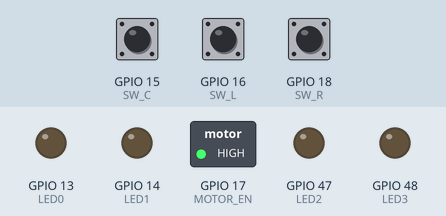
Simulated run of this sketch. Board: ESP32. Parts: switched loads named in the sketch (green lamp = pin HIGH), output pins drawn as LEDs (lit = HIGH). The test bench sets the inputs (shaded band); at power-on: GPIO 15 (SW_C) HIGH, GPIO 16 (SW_L) HIGH, GPIO 18 (SW_R) HIGH. Pins used as bus, display or sensor lines are not drawn.

Above: at 1.2 s.
1.3 s: GPIO 15 (SW_C) pulled LOW for 0.15 s
At 2.1 s:
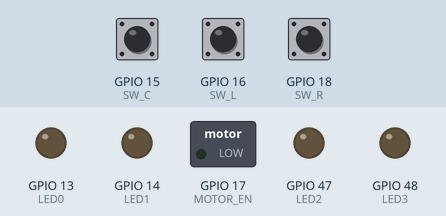
At 2.9 s:
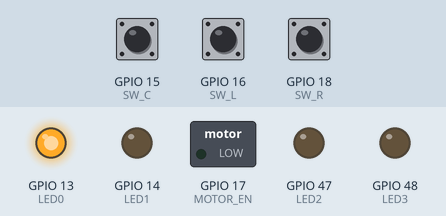
Timing chart, 0 to 4.4 s (numbered marks = the images above; inputs shaded):
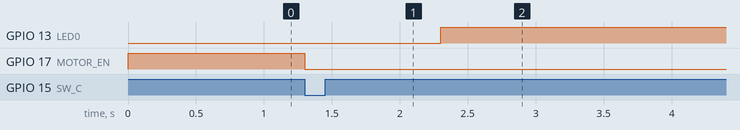

The sketch:

pico_classic_v4_STEP5_Straight.ino
```cpp
// (licence header left out)
#include "SPI.h"
#include "TMC5240.h"
#include "run.h"

#define LED0 13
#define LED1 14
#define LED2 47
#define LED3 48

#define SW_L 16
#define SW_R 18
#define SW_C 15

#define MOTOR_EN 17

#define SPI_CLK 39
#define SPI_MOSI 42
#define SPI_MISO 41
#define SPI_CS_L 40  //左モータ
#define SPI_CS_R 3   //右モータ
#define SPI_CS_J 46  //ジャイロ

#define TIRE_DIAMETER (48.00)
#define PULSE TMC5240_PULSE

#define MIN_SPEED 30

hw_timer_t * g_timer0 = NULL;

portMUX_TYPE g_timer_mux = portMUX_INITIALIZER_UNLOCKED;

//割り込み
//目標値の更新周期1kHz
void IRAM_ATTR onTimer0(void)
{
  portENTER_CRITICAL_ISR(&g_timer_mux);  //割り込み禁止
  controlInterrupt();
  portEXIT_CRITICAL_ISR(&g_timer_mux);  //割り込み許可
}

void setup()
{
  // put your setup code here, to run once:
  pinMode(LED0, OUTPUT);
  pinMode(LED1, OUTPUT);
  pinMode(LED2, OUTPUT);
  pinMode(LED3, OUTPUT);

  pinMode(SW_L, INPUT_PULLUP);
  pinMode(SW_C, INPUT_PULLUP);
  pinMode(SW_R, INPUT_PULLUP);

  //motor disable
  pinMode(MOTOR_EN, OUTPUT);
  digitalWrite(MOTOR_EN, HIGH);

  g_timer0 = timerBegin(1000000);  //1MHz(1us)
  timerAttachInterrupt(g_timer0, &onTimer0);
  timerAlarm(g_timer0, 1000, true, 0);  //1000 * 1us =1000us(1kHz)
  timerStart(g_timer0);

  digitalWrite(MOTOR_EN, LOW);
  delay(1);
  g_tmc5240.init();
  digitalWrite(MOTOR_EN, HIGH);
}

void loop()
{
  // put your main code here, to run repeatedly:
  while (digitalRead(SW_L) & digitalRead(SW_C) & digitalRead(SW_R)) {
    continue;
  }
  digitalWrite(MOTOR_EN, LOW);
  delay(1000);
  digitalWrite(LED0, HIGH);
  g_run.accelerate(90, 350);
  digitalWrite(LED1, HIGH);
  digitalWrite(LED2, HIGH);
  g_run.oneStep(180, 350);
  digitalWrite(LED3, HIGH);
  g_run.decelerate(90, 350);
  digitalWrite(LED0, LOW);
  digitalWrite(LED1, LOW);
  digitalWrite(LED2, LOW);
  digitalWrite(LED3, LOW);
  delay(1000);
  digitalWrite(MOTOR_EN, HIGH);
}
```

TMC5240.h
```cpp
// (licence header left out)
#ifndef TMC5240_H_
#define TMC5240_H_

#define TMC5240_READ 0x00
#define TMC5240_WRITE 0x80

//General Configuration Register
#define TMC5240_GCONF 0x00
#define TMC5240_GSTAT 0x01
#define TMC5240_IFCNT 0x02  //read only
#define TMC5240_NODECONFIG 0x03
#define TMC5240_IOIN 0x04
#define TMC5240_XCOMPARE 0x05
#define TMC5240_XCOMPARE_REPEAT 0x06
#define TMC5240_DRV_CONF 0x0A
#define TMC5240_GLOBAL_SCALER 0x0B

//Velocity Dependent Configuration Registers
#define TMC5240_IHOLD_IRUN 0x10
#define TMC5240_TPOWERDOWN 0x11
#define TMC5240_TSTEP 0x12
#define TMC5240_TPWMTHRS 0x13
#define TMC5240_TCOOLTHRS 0x14
#define TMC5240_THIGH 0x15

//Ramp Generator Registers
#define TMC5240_RAMPMODE 0x20
#define TMC5240_XACTUAL 0x21
#define TMC5240_VACTUAL 0x22  //Read only
#define TMC5240_VSTART 0x23
#define TMC5240_A1 0x24
#define TMC5240_V1 0x25
#define TMC5240_AMAX 0x26
#define TMC5240_VMAX 0x27
#define TMC5240_DMAX 0x28
#define TMC5240_D1 0x2A
#define TMC5240_VSTOP 0x2B
#define TMC5240_TZEROWAIT 0x2C
#define TMC5240_XTARGET 0x2D
#define TMC5240_V2 0x2E
#define TMC5240_A2 0x2F

//Ramp Generator Driver Feature Control Registers
#define TMC5240_VDCMIN 0x33
#define TMC5240_SW_MODE 0x34
#define TMC5240_RAMP_STAT 0x35
#define TMC5240_XLATCH 0x36

//Encoder Registgers
#define TMC5240_ENCMODE 0x38
#define TMC5240_X_ENC 0x39
#define TMC5240_ENC_CONST 0x3A
#define TMC5240_ENC_STATUS 0x3B
#define TMC5240_ENC_LATCH 0x3C
#define TMC5240_ENC_DEVIATION 0x3D
#define TMC5240_VIRTUAL_STOP_L 0x3E
#define TMC5240_VIRTUAL_STOP_R 0x3F

//ADC Registers
#define TMC5240_ADC_VSUPPLY 0x50
#define TMC5240_ADC_TEMP 0x51
#define TMC5240_OTW_OV_VTH 0x52

//Motor Driver Registers
#define TMC5240_MSLUT_0 0x60
#define TMC5240_MSLUT_1 0x61
#define TMC5240_MSLUT_2 0x62
#define TMC5240_MSLUT_3 0x63
#define TMC5240_MSLUT_4 0x64
#define TMC5240_MSLUT_5 0x65
#define TMC5240_MSLUT_6 0x66
#define TMC5240_MSLUT_7 0x67
#define TMC5240_MSLUTSEL 0x68
#define TMC5240_MSLUTSTART 0x69
#define TMC5240_MSCNT 0x6A
#define TMC5240_MSCURACT 0x6B
#define TMC5240_CHOPCONG 0x6C
#define TMC5240_COOLCONF 0x6D
#define TMC5240_DCCTRL 0x6E
#define TMC5240_DRVSTATUS 0x6F
#define TMC5240_PWMCONF 0x70
#define TMC5240_PWM_SCALE 0x71
#define TMC5240_PWM_AUTO 0x72
#define TMC5240_SG4_THRS 0x74
#define TMC5240_SG4_RESULT 0x75
#define TMC5240_SG4_IND 0x76

#define microstep 16

#define TMC5240_PULSE (TIRE_DIAMETER * PI / (200.0 * microstep))
#define TMC5240_VELOCITY (TMC5240_PULSE * 0.787)  //13200000/2/2^23=0.787 +50c

class TMC5240
{
private:
public:
  unsigned int readXactual(void);
  void write(unsigned char add, unsigned int data_l, unsigned int data_r);
  void init(void);
};

extern TMC5240 g_tmc5240;

#endif  // TMC5240_H_
```

TMC5240.ino
```cpp
// (licence header left out)
#include "TMC5240.h"

TMC5240 g_tmc5240;

portMUX_TYPE timerMux2 = portMUX_INITIALIZER_UNLOCKED;

unsigned int TMC5240::readXactual(void)
{
  unsigned char spi_write_read_data[10];

  unsigned int data_r, data_l;

  spi_write_read_data[0] = TMC5240_XACTUAL | TMC5240_READ;
  spi_write_read_data[1] = 0xff;
  spi_write_read_data[2] = 0xff;
  spi_write_read_data[3] = 0xff;
  spi_write_read_data[4] = 0xff;

  portENTER_CRITICAL_ISR(&timerMux2);
  SPI.beginTransaction(SPISettings(5000000, MSBFIRST, SPI_MODE3));
  digitalWrite(SPI_CS_L, LOW);
  SPI.transfer(spi_write_read_data, 5);
  digitalWrite(SPI_CS_L, HIGH);
  SPI.endTransaction();

  spi_write_read_data[0] = TMC5240_XACTUAL | TMC5240_READ;
  spi_write_read_data[1] = 0xff;
  spi_write_read_data[2] = 0xff;
  spi_write_read_data[3] = 0xff;
  spi_write_read_data[4] = 0xff;

  SPI.beginTransaction(SPISettings(5000000, MSBFIRST, SPI_MODE3));
  digitalWrite(SPI_CS_L, LOW);
  SPI.transfer(spi_write_read_data, 5);
  digitalWrite(SPI_CS_L, HIGH);
  SPI.endTransaction();

  data_l = ((unsigned int)spi_write_read_data[1] << 24) |
           ((unsigned int)spi_write_read_data[2] << 16) |
           ((unsigned int)spi_write_read_data[3] << 8) | ((unsigned int)spi_write_read_data[4]);

  for (int i = 0; i < 0xff; i++) {
    asm("nop \n");
  }

  spi_write_read_data[0] = TMC5240_XACTUAL | TMC5240_READ;
  spi_write_read_data[1] = 0xff;
  spi_write_read_data[2] = 0xff;
  spi_write_read_data[3] = 0xff;
  spi_write_read_data[4] = 0xff;

  SPI.beginTransaction(SPISettings(5000000, MSBFIRST, SPI_MODE3));
  digitalWrite(SPI_CS_R, LOW);
  SPI.transfer(spi_write_read_data, 5);
  digitalWrite(SPI_CS_R, HIGH);
  SPI.endTransaction();

  spi_write_read_data[0] = TMC5240_XACTUAL | TMC5240_READ;
  spi_write_read_data[1] = 0xff;
  spi_write_read_data[2] = 0xff;
  spi_write_read_data[3] = 0xff;
  spi_write_read_data[4] = 0xff;

  SPI.beginTransaction(SPISettings(5000000, MSBFIRST, SPI_MODE3));
  digitalWrite(SPI_CS_R, LOW);
  SPI.transfer(spi_write_read_data, 5);
  digitalWrite(SPI_CS_R, HIGH);
  SPI.endTransaction();
  portEXIT_CRITICAL_ISR(&timerMux2);

  data_r = ((unsigned int)spi_write_read_data[1] << 24) |
           ((unsigned int)spi_write_read_data[2] << 16) |
           ((unsigned int)spi_write_read_data[3] << 8) | ((unsigned int)spi_write_read_data[4]);

  return (unsigned int)(abs((int)data_r) + abs((int)data_l));
}

void TMC5240::write(unsigned char add, unsigned int data_l, unsigned int data_r)
{
  unsigned char spi_write_data[10];

  portENTER_CRITICAL_ISR(&timerMux2);
  spi_write_data[0] = add | TMC5240_WRITE;
  spi_write_data[1] = (unsigned char)((data_l >> 24) & 0x00ff);
  spi_write_data[2] = (unsigned char)((data_l >> 16) & 0x00ff);
  spi_write_data[3] = (unsigned char)((data_l >> 8) & 0x00ff);
  spi_write_data[4] = (unsigned char)data_l;

  SPI.beginTransaction(SPISettings(5000000, MSBFIRST, SPI_MODE3));
  digitalWrite(SPI_CS_L, LOW);
  SPI.transfer(spi_write_data, 5);
  digitalWrite(SPI_CS_L, HIGH);
  SPI.endTransaction();

  spi_write_data[0] = add | TMC5240_WRITE;
  spi_write_data[1] = (unsigned char)((data_r >> 24) & 0x00ff);
  spi_write_data[2] = (unsigned char)((data_r >> 16) & 0x00ff);
  spi_write_data[3] = (unsigned char)((data_r >> 8) & 0x00ff);
  spi_write_data[4] = (unsigned char)data_r;

  SPI.beginTransaction(SPISettings(5000000, MSBFIRST, SPI_MODE3));
  digitalWrite(SPI_CS_R, LOW);
  SPI.transfer(spi_write_data, 5);
  digitalWrite(SPI_CS_R, HIGH);
  SPI.endTransaction();
  portEXIT_CRITICAL_ISR(&timerMux2);
}

void TMC5240::init(void)
{
  SPI.begin(SPI_CLK, SPI_MISO, SPI_MOSI);

  pinMode(SPI_CS_L, OUTPUT);  //left
  pinMode(SPI_CS_R, OUTPUT);  //right
  pinMode(SPI_CS_J, OUTPUT);
  digitalWrite(SPI_CS_L, HIGH);
  digitalWrite(SPI_CS_R, HIGH);
  digitalWrite(SPI_CS_J, HIGH);

  g_tmc5240.write(TMC5240_DRV_CONF, 0x00000031, 0x00000031);  //Current Range 2A 800V/us
  g_tmc5240.write(
    TMC5240_IHOLD_IRUN, 0x01041C03,
    0x01041C03);  //IHOLDDELAY=4 IRUN=28/32 IHOLD=3/32 2A設定時ピーク1.5A、実効値1.06A
  g_tmc5240.write(
    TMC5240_CHOPCONG, 0x04000001,
    0x04000001);  //MRES=0 1/16step TOFFTime=1 1以上でないとモータが動作しない
  g_tmc5240.write(TMC5240_PWMCONF, 0xC40E001D, 0xC40E001D);   //PWM 48.8kHz
  g_tmc5240.write(TMC5240_RAMPMODE, 0x00000001, 0x00000001);  //velocity mode(positive)
  g_tmc5240.write(TMC5240_GCONF, 0x00000000, 0x00000010);     //右のみシャフトインバース
  g_tmc5240.write(TMC5240_AMAX, 0x3ffff, 0x3ffff);            //加速度max 17..0 18bit
  g_tmc5240.write(TMC5240_XACTUAL, 0, 0);                     //初期化
  g_tmc5240.write(
    TMC5240_VSTART, (unsigned int)(MIN_SPEED / TMC5240_VELOCITY),
    (unsigned int)(MIN_SPEED / TMC5240_VELOCITY));
  g_tmc5240.write(TMC5240_VMAX, 0, 0);
}
```

run.h
```cpp
// (licence header left out)
#ifndef SRC_RUN_H_
#define SRC_RUN_H_

typedef enum {
  MOT_FORWARD = 1,  //TMC5240の方向に合わせた数字
  MOT_BACK = 2
} t_CW_CCW;

class RUN
{
private:
public:
  volatile double accel;
  volatile double speed;
  volatile double max_speed;
  volatile double min_speed;

  RUN();
  void interrupt(void);
  void counterClear(void);
  void dirSet(t_CW_CCW dir_left, t_CW_CCW dir_right);
  void speedSet(double l_speed, double r_speed);
  void stepGet(void);
  void stop(void);
  void accelerate(int len, int finish_speed);
  void oneStep(int len, int init_speed);
  void decelerate(int len, int init_speed);

private:
  int step_lr_len, step_lr;
};

extern RUN g_run;

#endif /* SRC_RUN_H_ */
```

run.ino
```cpp
// (licence header left out)
#include "TMC5240.h"
#include "run.h"

RUN g_run;

RUN::RUN()
{
  speed = 0.0;
  accel = 0.0;
}

//割り込み
void controlInterrupt(void) { g_run.interrupt(); }

void RUN::interrupt(void)
{  //割り込み内からコール

  speed += accel;

  if (speed > max_speed) {
    speed = max_speed;
  }
  if (speed < min_speed) {
    speed = min_speed;
  }
}

void RUN::dirSet(t_CW_CCW dir_left, t_CW_CCW dir_right)
{
  g_tmc5240.write(TMC5240_RAMPMODE, dir_left, dir_right);
}

void RUN::counterClear(void) { g_tmc5240.write(TMC5240_XACTUAL, 0, 0); }

void RUN::speedSet(double l_speed, double r_speed)
{
  g_tmc5240.write(
    TMC5240_VMAX, (unsigned int)(l_speed / TMC5240_VELOCITY),
    (unsigned int)(r_speed / TMC5240_VELOCITY));
}

void RUN::stepGet(void)
{
  step_lr = g_tmc5240.readXactual();
  step_lr_len = (int)((float)step_lr / 2.0 * PULSE);
}

void RUN::stop(void) { g_tmc5240.write(TMC5240_VMAX, 0, 0); }

void RUN::accelerate(int len, int finish_speed)
{
  int obj_step;

  accel = 1.5;
  speed = min_speed = MIN_SPEED;
  max_speed = finish_speed;
  counterClear();
  speedSet(MIN_SPEED, MIN_SPEED);
  dirSet(MOT_FORWARD, MOT_FORWARD);
  obj_step = (int)((float)len * 2.0 / PULSE);

  while (1) {
    stepGet();
    speedSet(speed, speed);
    if (step_lr > obj_step) {
      break;
    }
  }
}

void RUN::oneStep(int len, int init_speed)
{
  int obj_step;

  accel = 0.0;
  max_speed = init_speed;
  speed = min_speed = init_speed;
  counterClear();
  speedSet(init_speed, init_speed);
  dirSet(MOT_FORWARD, MOT_FORWARD);
  obj_step = (int)((float)len * 2.0 / PULSE);

  while (1) {
    stepGet();
    speedSet(speed, speed);
    if (step_lr > obj_step) {
      break;
    }
  }
}

void RUN::decelerate(int len, int init_speed)
{
  int obj_step;

  accel = 1.5;
  max_speed = init_speed;
  speed = min_speed = init_speed;
  counterClear();
  speedSet(init_speed, init_speed);
  dirSet(MOT_FORWARD, MOT_FORWARD);
  obj_step = (int)((float)len * 2.0 / PULSE);

  while (1) {
    stepGet();
    speedSet(speed, speed);
    if (
      (int)(len - step_lr_len) <
      (int)(((speed * speed) - (MIN_SPEED * MIN_SPEED)) / (2.0 * 1000.0 * accel))) {
      break;
    }
  }

  accel = -1.5;
  min_speed = MIN_SPEED;

  while (1) {
    stepGet();
    speedSet(speed, speed);
    if (step_lr > obj_step) {
      break;
    }
  }

  stop();
}
```

Measured:
- after the input at 1.3 s, GPIO 13 (LED0): LOW → HIGH after 1.0 s; GPIO 17 (MOTOR_EN): HIGH → LOW at once
